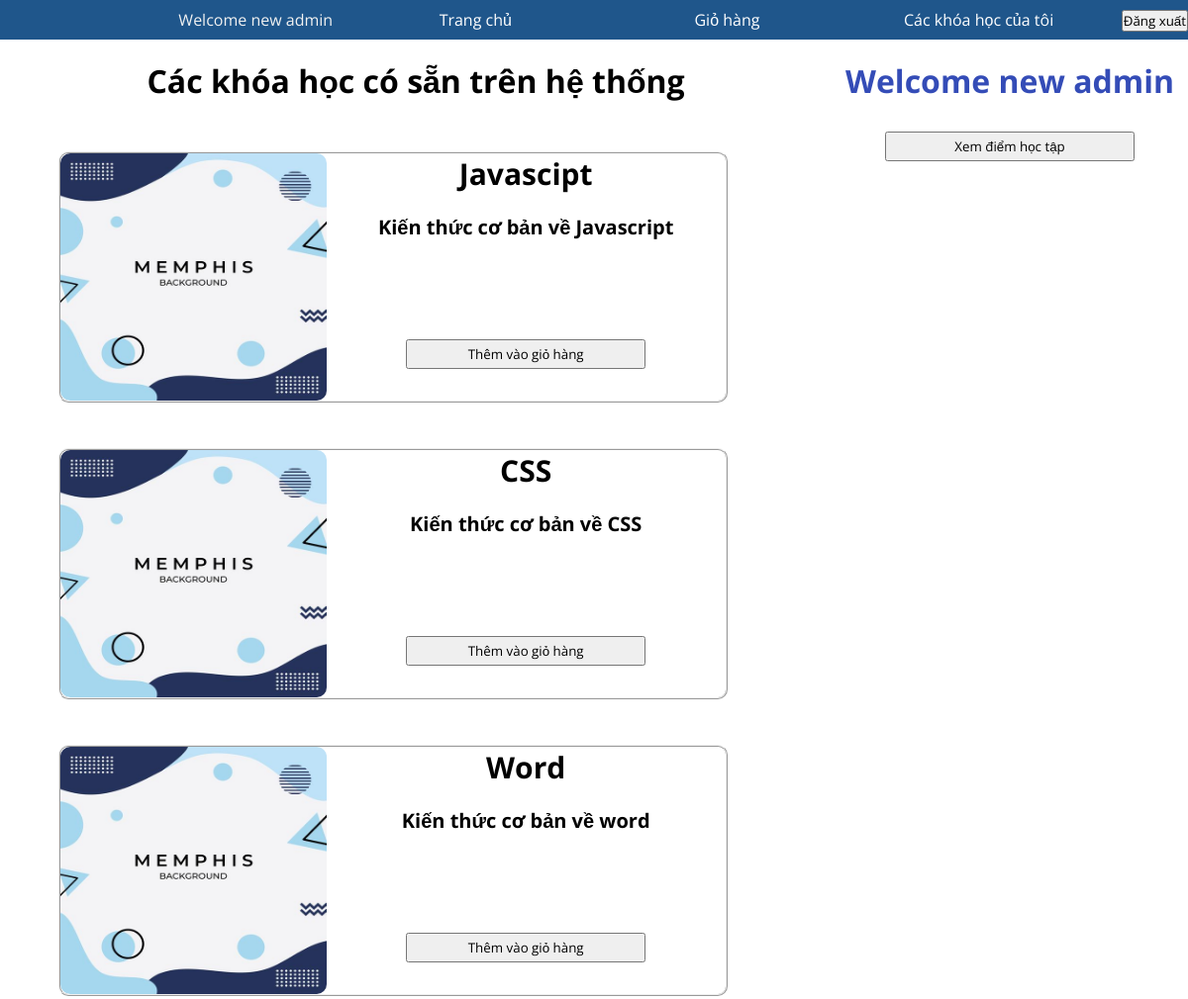
Page / (signed in) on the committed database.
### tables this page shows
CREATE TABLE `khoa_hoc` (
  `maKH` int(11) NOT NULL,
  `ten_khoa_hoc` varchar(100) NOT NULL,
  `mota` varchar(255) NOT NULL,
  `status` int(11) NOT NULL
);

### KhoaHoc.php (called while the page is built)
<?php
include 'KetNoi.php';
$get = "SELECT khoa_hoc.ten_khoa_hoc, khoa_hoc.mota,khoa_hoc.maKH,khoa_hoc.status FROM khoa_hoc";
$response = mysqli_query($conn,$get);
$get_count = "SELECT COUNT( maKH) FROM khoa_hoc";
$dem = mysqli_query($conn,$get_count);
?>

### index.php (the view, shortened to what this page needs)
<!DOCTYPE html>
<html>
<head>
	<link rel="stylesheet" type="text/css" href="home.css">
	<?php
		include 'KetNoi.php';
		include 'KhoaHoc.php';
	?>
</head>
<body>
	<form method="POST">
	<div class="menu">
			<ul>
				<li style="margin-left: -90%;"><p>
					<?php
						if(isset($_SESSION['user'])){
							echo "Welcome  ".$_SESSION['user'];
						}else{
							header("location:login.php");
						}
					?>
				</p></li>
				<li><a href="index.php">Trang chủ</a></li>
				<li><a href=" cart.php">Giỏ hàng</a></li>
				<li><a href="my_lecture.php">Các khóa học của tôi</a></li>
				<input type="submit" name="out" value="Đăng xuất">
			</ul>
	</div>
	<div class="container">
		<div class="left">
			<div>
				<h1>Các khóa học có sẵn trên hệ thống</h1>
			</div>
			<?php
				$dem_KH = mysqli_fetch_array($dem);
				for ($i = 0; $i < $dem_KH[0]; $i++) {
					$row=mysqli_fetch_array($response);
					if ($row[3] == "0") {
			?>
			<div class="course" >
				<div class="main">
					<div style="width: 40%">
						<img src="img/anh1.jpg">
					</div>
					<div  style="width: 60%">
						<h3><?php echo $row[0]; ?></h3>
						<h5><?php echo $row[1]; ?></h5>
						<input type="submit" name="add<?php echo $i; ?>" value="Thêm vào giỏ hàng"></input>
					</div>
				</div>
			</div>
			<?php }} ?>
		</div>
		<div class="right">
			<h1>Welcome
			<?php
				echo $_SESSION['user'];
			?>
			</h1>
			<div class="profile">
				<input type="submit" name="profile" value="Xem điểm học tập">
			</div>
		</div>
	</div>
	</form>
</body>
</html>

### home.css (style rules this page uses)
* { margin: 0; padding: 0; font-family: 'Open Sans', sans-serif; }
.menu { position: fixed; top: 0; right: 0; left: 0; }
.menu ul { background: #1F568B; list-style-type: none; text-align: right; }
.menu li { color: #f1f1f1; display: inline-block; width: 220px; height: 40px; line-height: 40px; margin-right: 30px; }
.menu a { text-align: center; text-decoration: none; color: #fff; display: block; }
.container { width: 100%; display: flex; }
.container .left { width: 70%; height: 100vh; margin-top: 40px; }
.container .left h1 { text-align: center; margin-top: 20px; }
.container .left .course { width: 100%; height: 250px; margin-top: 50px; }
.container .left .course .main { border: 2px ridge; width: 80%; height: 250px; border-radius: 10px; margin-left: 7%; display: flex; }
.container .left .course .main img { width: 100%; height: 100%; border-radius: 10px; }
.container .left .course .main h3 { text-align: center; font-size: 30px; }
.container .left .course .main h5 { text-align: center; font-size: 20px; margin-top: 20px; }
.container .left .course .main input { width: 60%; margin-left: 20%; margin-top: 100px; height: 30px; }
.container .right { width: 30%; height: 100%; position: fixed; top: 40px; right: 0; background-color: }
.container .right h1 { text-align: center; margin-top: 20px; color: #344CB7; }
.container .right .profile input { width: 70%; height: 30px; margin-left: 15%; margin-top: 30px; }

### rows in the picture
khoa_hoc: status 0 (drawn), ten_khoa_hoc "Javascipt", mota "Kiến thức cơ bản về Javascript"
khoa_hoc: status 0 (drawn), ten_khoa_hoc "CSS", mota "Kiến thức cơ bản về CSS"
khoa_hoc: status 0 (drawn), ten_khoa_hoc "Word", mota "Kiến thức cơ bản về word"

### other values in the picture
$_SESSION['user'] "new admin"
